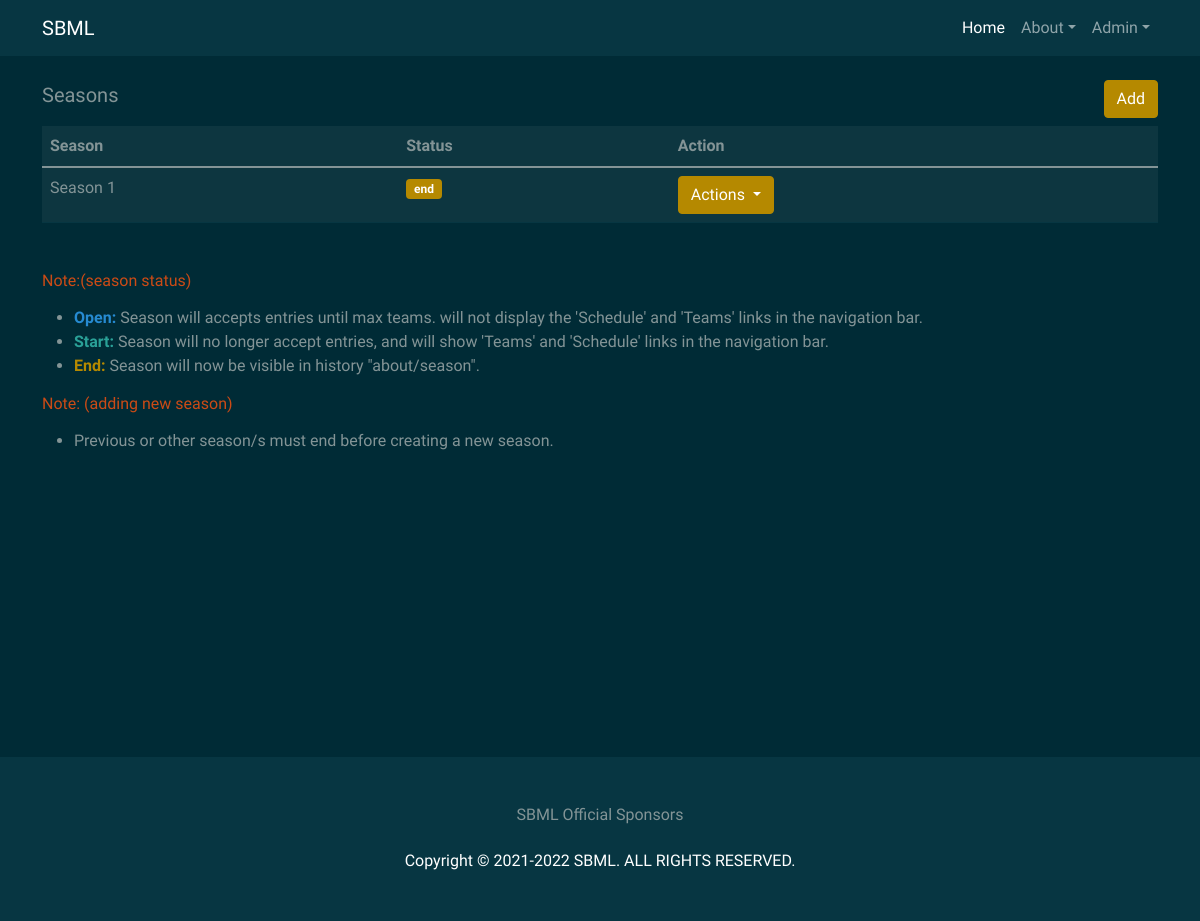
The app's page /admin/dashboard (signed in), older data.
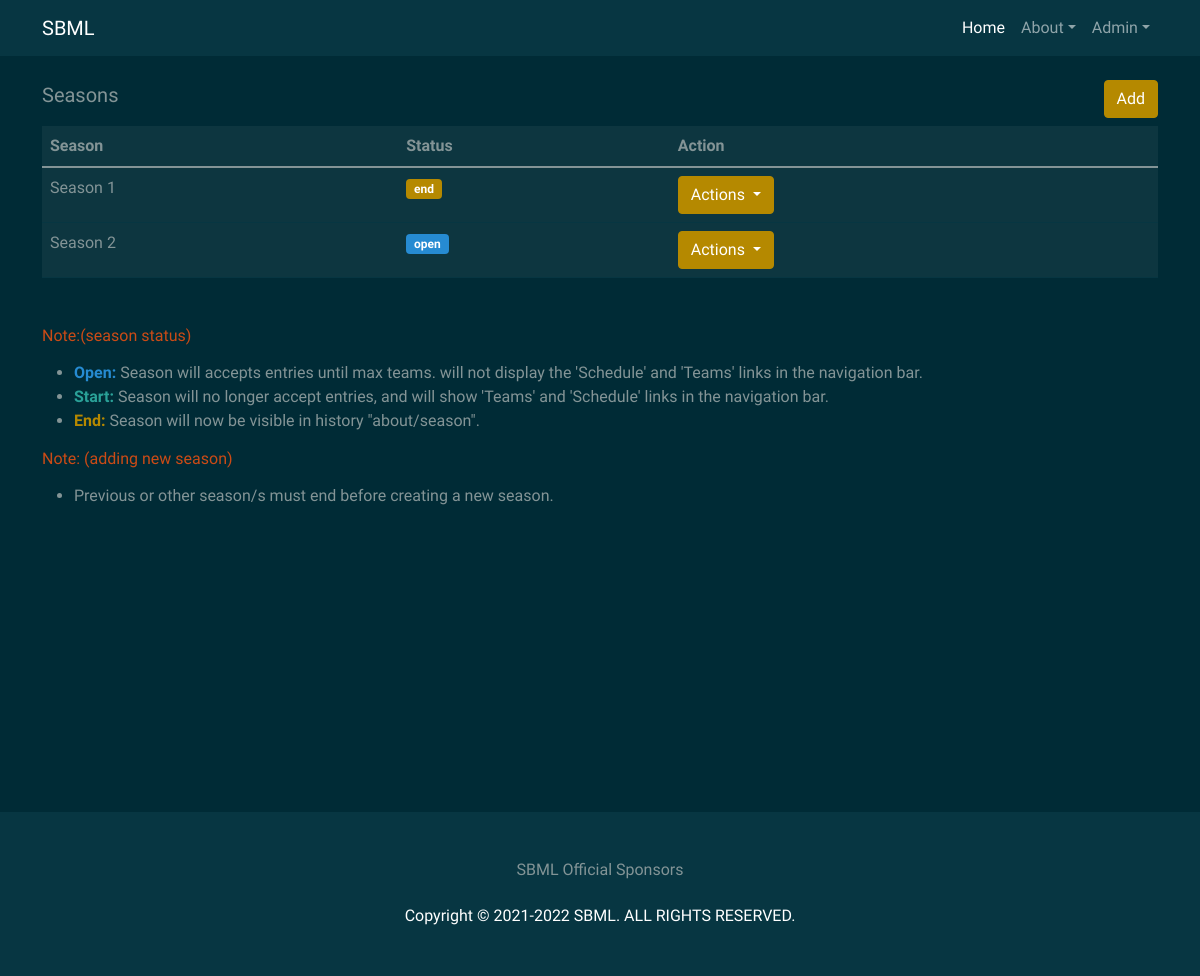
The same page, newer data.
### sbml/models.py (models this page shows, shortened)
class Season(db.Model):
    id = db.Column(db.Integer, primary_key=True)
    name = db.Column(db.String(255))
    description = db.Column(db.Text())
    status = db.Column(db.String(100))
    achievers = db.relationship('AchievementsAssc', back_populates="season", cascade="all, delete")
    teams = db.relationship('Team', backref='season', lazy=True, cascade="all, delete")
    tournaments = db.relationship('Tournament', backref='season',cascade="all, delete", lazy=True)
    date_added = db.Column(db.DateTime, default=datetime.utcnow)

### sbml/routes.py (the view)
@app.route('/admin/dashboard', methods=['GET', 'POST'])
@login_required
def admin_dashboard():
    previous_season = Season.query.filter(Season.status == 'end').all()
    season = Season.query.filter(Season.status != "end").first()
    seasons = Season.query.all()
    return render_template("admin.html", seasons = seasons, season = season, previous_season = previous_season)

### sbml/routes.py (called while the page is built)
@login_manager.user_loader
def load_user(user_id):
	return User.query.get(int(user_id))

### sbml/templates/admin.html (shortened to what this page needs)
{% extends "base.html" %}
{% block content %}
    <div class="container">
        <br>
        <section class="  mb-5">
            <div class="d-flex justify-content-between align-items-center pb-2">
                <h5>Seasons</h5>
                <a href="{{ url_for('season_add')}}" class="btn btn-primary">Add</a>
            </div>
            <table class="table">
                <thead>
                    <tr>
                       <th>Season</th>
                       <th>Status</th>
                       <th>Action</th>
                    </tr>
                </thead>
                <tbody>
                   {% for s in seasons %}
                    <tr>
                        <td>{{s.name}}</td>
                        <td>
                            {% if s.status == 'open' %}
                                <span class="badge bg-info">
                                    <strong>{{s.status}}</strong>
                                </span>
                            {% elif s.status == 'start' %}
                                <span class="badge bg-success">
                                    <strong>{{s.status}}</strong>
                                </span>
                            {% elif s.status == 'end' %}
                                <span class="badge bg-primary">
                                    <strong>{{s.status}}</strong>
                                </span>
                            {% endif %}
                        </td>
                        <td>
                              <div class="dropdown">
                                <a class="btn btn-primary dropdown-toggle" href="#" role="button" id="dropdownMenuLink" data-bs-toggle="dropdown" aria-expanded="false">
                                  Actions
                                </a>
                              </div>
                        </td>
                    </tr>
                    {% endfor %}
                </tbody>
            </table>
          </section>
          <section>
              <h6 class="text-warning">Note:(season status)</h6>
              <p>
                  <ul>
                      <li> <strong class="text-info">Open:</strong>  Season will accepts entries until max teams. will not display the 'Schedule' and 'Teams' links in the navigation bar. </li>
                      <li><strong class="text-success">Start:</strong> Season will no longer accept entries, and will show 'Teams' and 'Schedule' links in the navigation bar.</li>
                      <li><strong class="text-primary">End:</strong> Season will now be visible in history "about/season".</li>
                  </ul>
              </p>
              <h6 class="text-warning">Note: (adding new season)</h6>
              <p>
                  <ul>
                      <li>Previous or other season/s must end before creating a new season.</li>
                  </ul>
              </p>
          </section>
          <br>
          <br>
          <br>
          <br>
          <br>
          <br>
          <br>
          <br>
          <br>
          <br>
          <br>
          <br>
    </div>
{% endblock %}

### sbml/templates/base.html (shortened to what this page needs)
<!DOCTYPE html>
<html lang="en">
<head>
<link href="https://cdn.jsdelivr.net/npm/bootstrap@5.1.3/dist/css/bootstrap.min.css" rel="stylesheet">
    <link rel="stylesheet" href="{{ url_for('static', filename='css/bootstrap.min.css') }}">
</head>
<body>
    {% include "navbar.html" %}
        {% block content %}
    {% endblock %}
    <footer class="py-5 bg-dark">
        <div class="container px-4">
        <h6 class="text-center pb-2">SBML Official Sponsors</h6>
          <p class="m-0 text-center text-white">
           Copyright &copy; 2021-<script>document.write(/\d{4}/.exec(Date())[0])</script> SBML. ALL RIGHTS RESERVED.
          </p>
        </div>
    </footer>
</body>
</html>

### sbml/templates/navbar.html (shortened to what this page needs)
<nav class="navbar navbar-expand-lg navbar-dark bg-dark">
    <div class="container">
        <a class="navbar-brand" href="/">SBML</a>
        <div class="collapse navbar-collapse" id="navbarColor01">
          <ul class="navbar-nav ms-auto">
            <li class="nav-item">
              <a class="nav-link active" href="/">
                Home
              </a>
            </li>
            <li class="nav-item dropdown">
              <a class="nav-link dropdown-toggle" data-bs-toggle="dropdown" href="#" role="button" aria-haspopup="true" aria-expanded="false">About</a>
            </li>
            {% if current_user.is_authenticated %}
            <li class="nav-item dropdown">
              <a class="nav-link dropdown-toggle" data-bs-toggle="dropdown" href="#" role="button" aria-haspopup="true" aria-expanded="false">Admin</a>
            </li>
            {% else %}
              <li class="nav-item">
                <a class="nav-link" href="{{ url_for('login')}}">Login</a>
              </li>
            {% endif %}
          </ul>
        </div>
    </div>
  </nav>

Row changes from the older to the newer data that the page shows:
added Season: name "Season 2", status "open"
